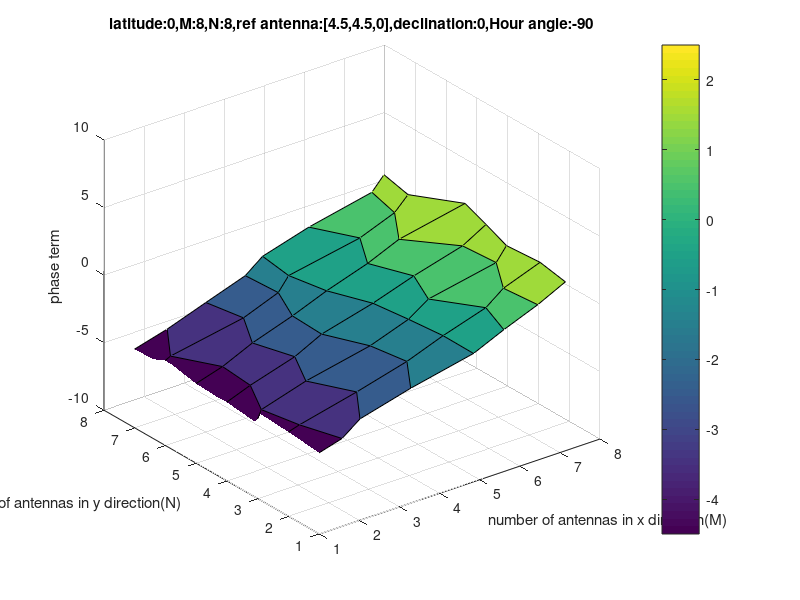
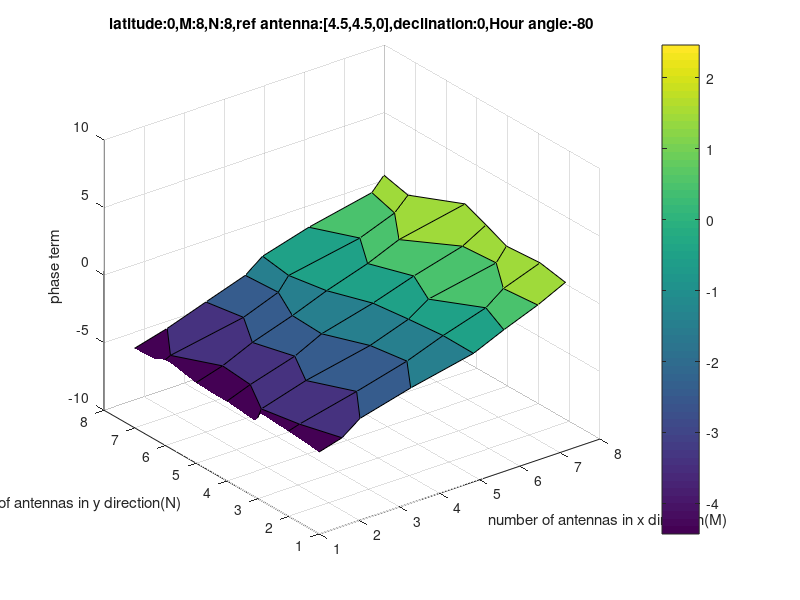
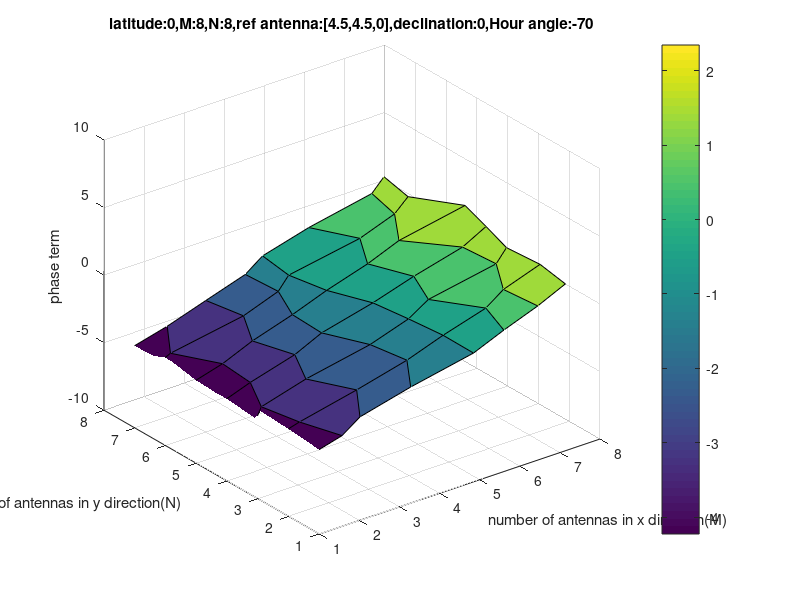
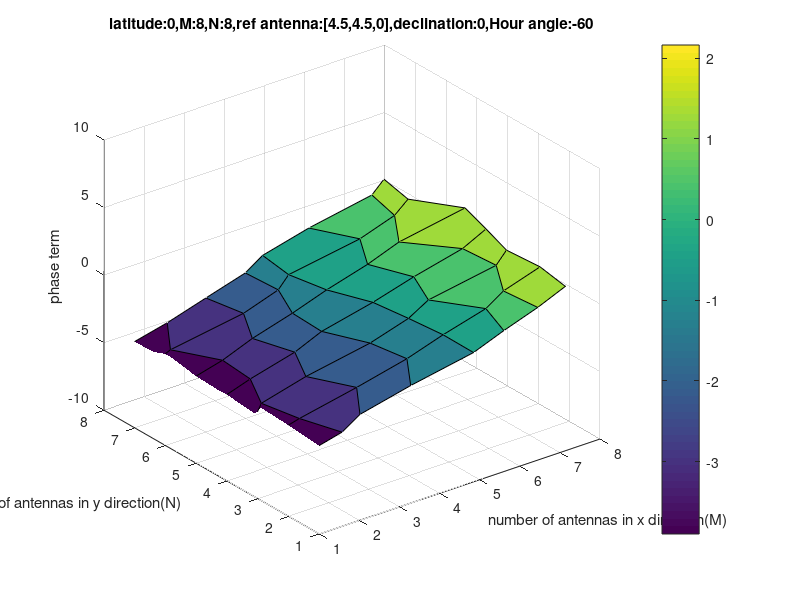

These figures' MATLAB source, in order:
clc;
clear all;
close all;
A = dlmread('myphasetermfile.txt')
latitude = A(1,1);  
M = A(1,2);  
N = A(1,3);  
refa = [A(1,4)  
        A(1,5)  
        A(1,6)];
dec = A(1,7);
HAstart = A(1,8);
step = A(2,1);
HAend = A(2,2); 
n = 3;
count = 0;
[h,b] = size(A);
count = 0;
count1 = 0;
g = 0;
load randomenuchangeonlye.dat;
Zenu = randomenuchangeonlye;
   matrow =1;
   k = 64;
while 1
   for matc = 8:-1:1
     X(matrow,matc) = Zenu(k,1)
     Y(matrow,matc) = Zenu(k,2)
     k = k-1;
   endfor
   matrow = matrow+1;
   if k == 0
     break
   end
end  
for H = n:1:h
  for B = 1:1:b   
    wmat(H-2-g,B) = A(H,B)
    count = count+1;
       if (count == M*N)
         HA = HAstart+(count1*step);
         count1 = count1+1;
         surf(X,Y,wmat);
         %surf(wmat);
         colorbar;
         axis([1,8,1,8,-10,10])
         %axis([0,8,0,7,-5,5])
         %axis([0,8,-5,5])
         %title(['latitude' ':' num2str(latitude) ',M' ':' num2str(M) ',N' ':' num2str(N) ',ref antenna' ':' num2str(refa(1)), num2str(refa(2) ,num2str(refa(1) ',declination' ':' num2str(dec) ',Hour angle' ':' num2str(HA)]);
         title(['latitude' ':' num2str(latitude) ',M' ':' num2str(M) ',N' ':' num2str(N) ',ref antenna' ':' '[' num2str(refa(1)) ',' num2str(refa(2)) ',' num2str(refa(3)) ']' ',declination' ':' num2str(dec) ',Hour angle' ':' num2str(HA)]);
         %axis equal;
         xlabel('number of antennas in x direction(M)');
         ylabel('number of antennas in y direction(N)');
         %axesLabelsAlign3D('M','N');
         zlabel('phase term');
         print('%2f_plot.png','-dpng',num2str(count1));
         pause(1);
         count = 0;
         g = (8*count1);
       endif  
  endfor
endfor
